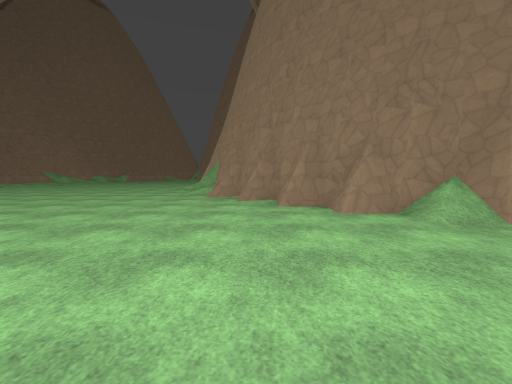
[1] (above)

16 first-person views from a walk through a 3-D level made in the Godot game engine. The camera is 1.4 m above the floor, tilts 4° down and sees 90° across. The floor is counted in squares, 2 m on a side. Each view is taken from the middle of a square. On the plan, view 1 faces up. The plan holds only what a view shows up to about 9 squares ahead; the rest is blank. The place goes on beyond the plan. Surface patterns are stand-ins for the level's own textures.

[2]
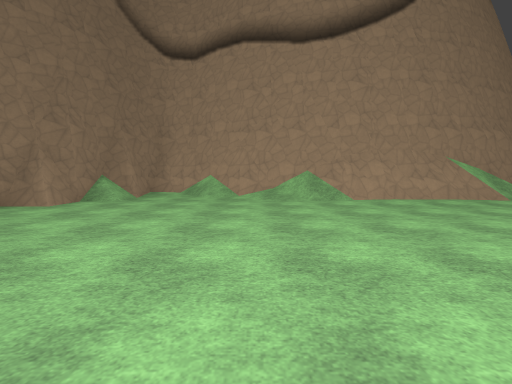

[3]
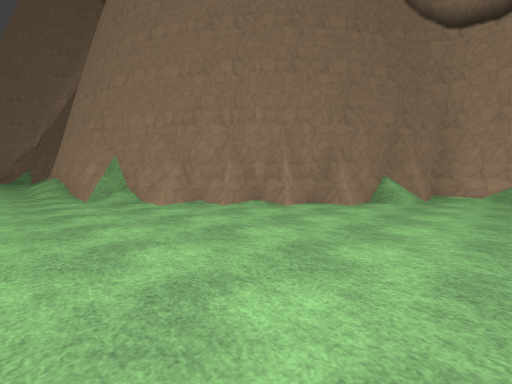

[4]
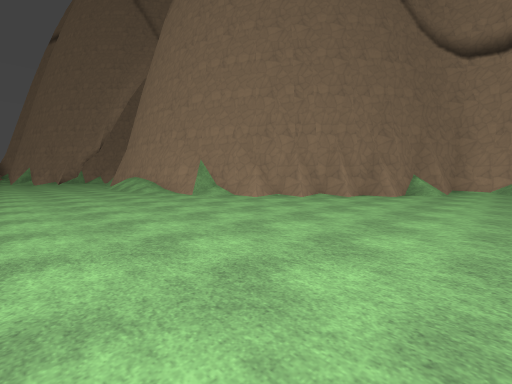

[5]
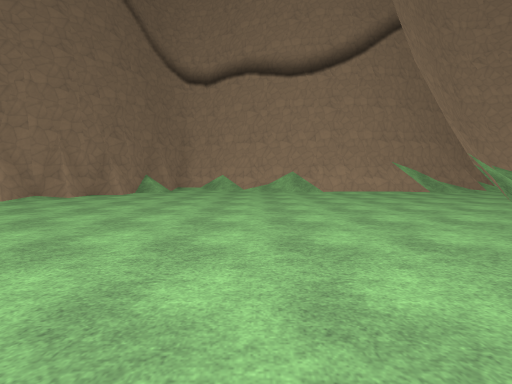

[6]
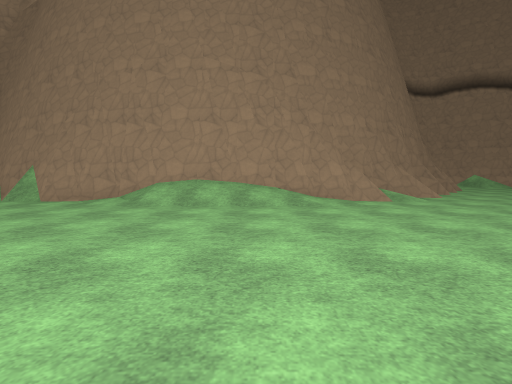

[7]
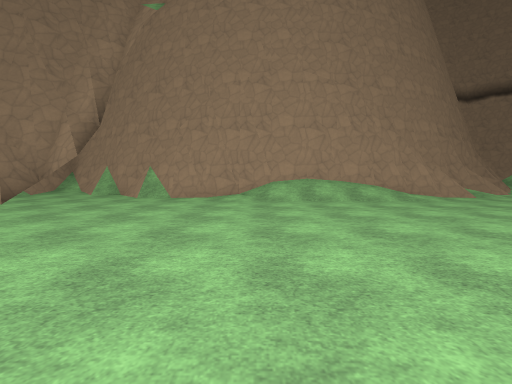

[8]
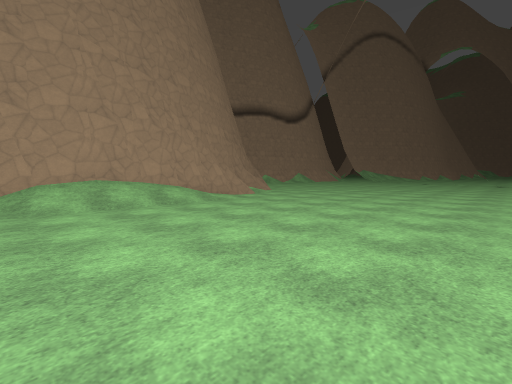

[9]
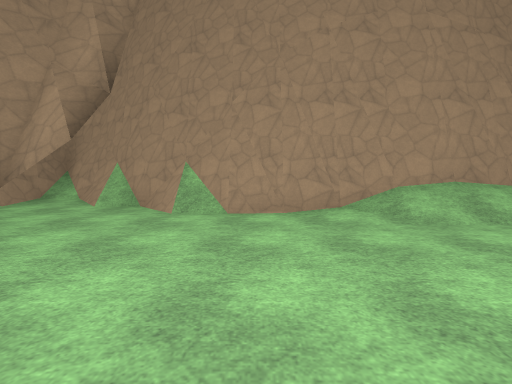

[10]
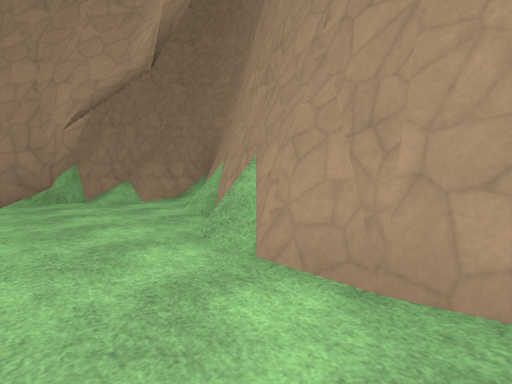

[11]
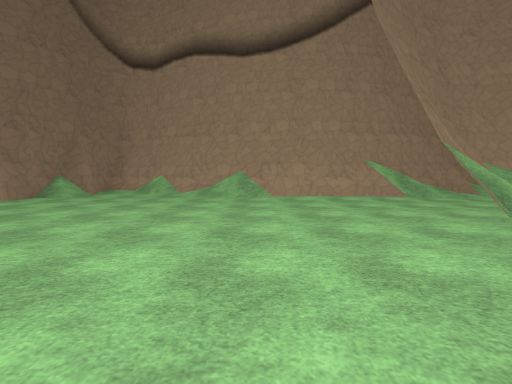

[12]
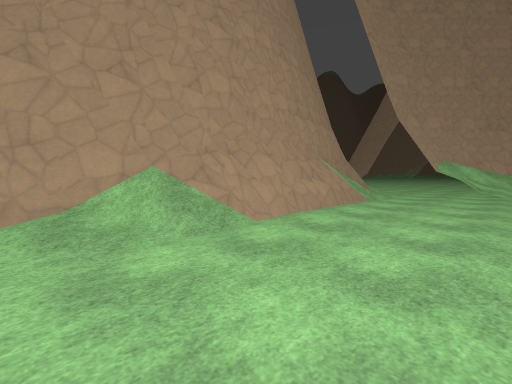

[13]
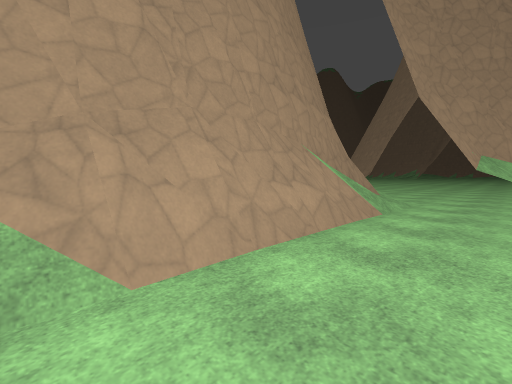

[14]
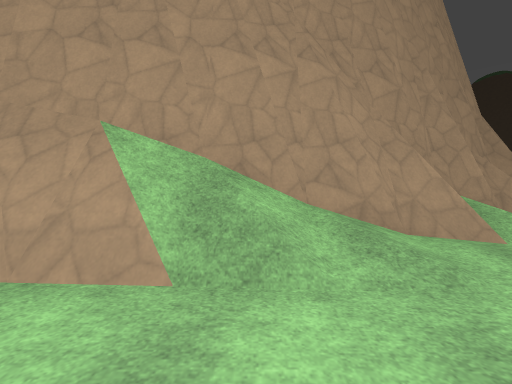

[15]
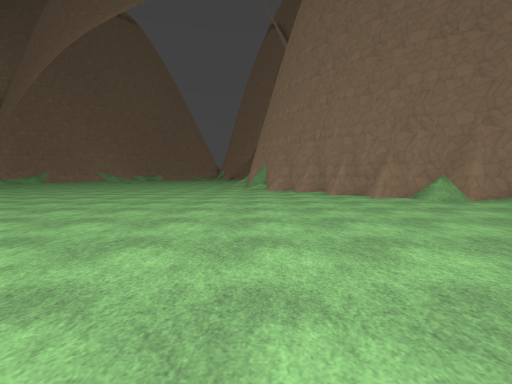

[16]
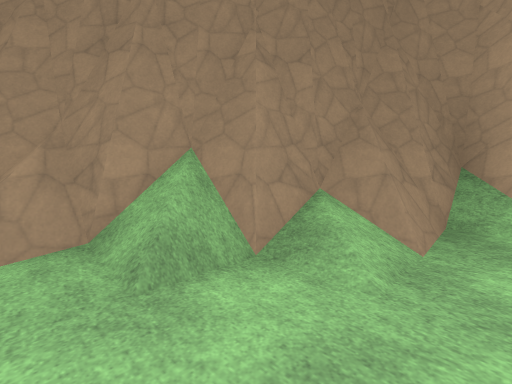

### Floor plan
Key: @ floor where view 1 was taken; # wall or solid block; . main floor; : floor 0.25 m higher than the main floor; / step, stairs or slope.
Columns run from 10 left of view 1 to 5 right of it. Each row starts with its distance up from view 1.
 27       #
 26       ###
 25       ./##
 24       ../##
 23       ....#
 22       #..##
 21       #..##
 20      ...##
 19    .....##
 18   ......#
 17  .......#
 16 ......./#
 15  ....../#
 14  ....../#
 13  ....../#
 12  ....../#
 11  ......:##
 10  .......##
  9  ......./#
  8  ........##
  7  .........##
  6 ...........##
  5 ............###
  4  ............/##
  3   .............#
  2    .........../#
  1     ..........##
  0    .......@../#
 -1     ........./#
 -2      ........##
 -3       .......##
 -4        ......#
 -5         ##...##
 -6          # ..##
 -7            ../#
 -8           ##./#
 -9           ##..##
-10            #../#

Where each view was taken, in squares from view 1:
view 1: 0 up, 0 right, facing up
view 2: 0 up, 4 left, facing right
view 3: 2 up, 4 left, facing up-right
view 4: 2 up, 7 left, facing up-right
view 5: 0 up, 7 left, facing right
view 6: 13 up, 9 left, facing right
view 7: 16 up, 10 left, facing right
view 8: 16 up, 9 left, facing down-right
view 9: 18 up, 7 left, facing right
view 10: 17 up, 4 left, facing up-right
view 11: 2 down, 5 left, facing right
view 12: 0 up, 0 right, facing down-right
view 13: 2 down, 1 right, facing down-right
view 14: 7 down, 1 right, facing right
view 15: 3 down, 2 left, facing up
view 16: 23 up, 4 left, facing up-right
